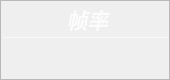
                   <widget class="QFrame" name="Fps_QF">
                    <property name="minimumSize">
                     <size>
                      <width>170</width>
                      <height>80</height>
                     </size>
                    </property>
                    <property name="maximumSize">
                     <size>
                      <width>170</width>
                      <height>80</height>
                     </size>
                    </property>
                    <property name="toolTipDuration">
                     <number>0</number>
                    </property>
                    <property name="styleSheet">
                     <string notr="true">QFrame#Fps_QF{
color: rgb(255, 255, 255);
border-radius: 15px;
background-color: qradialgradient(cx:0, cy:0, radius:1, fx:0.1, fy:0.1, stop:0 rgb(243, 175, 189),  stop:1 rgb(155, 118, 218));
border: 1px outset rgb(153, 117, 219)
}
</string>
                    </property>
                    <property name="frameShape">
                     <enum>QFrame::StyledPanel</enum>
                    </property>
                    <property name="frameShadow">
                     <enum>QFrame::Raised</enum>
                    </property>
                    <layout class="QVBoxLayout" name="verticalLayout_11" stretch="0,2,1">
                     <property name="spacing">
                      <number>0</number>
                     </property>
                     <property name="leftMargin">
                      <number>0</number>
                     </property>
                     <property name="topMargin">
                      <number>0</number>
                     </property>
                     <property name="rightMargin">
                      <number>0</number>
                     </property>
                     <property name="bottomMargin">
                      <number>0</number>
                     </property>
                     <item>
                      <widget class="QFrame" name="Fps_top">
                       <property name="styleSheet">
                        <string notr="true">border:none</string>
                       </property>
                       <property name="frameShape">
                        <enum>QFrame::StyledPanel</enum>
                       </property>
                       <property name="frameShadow">
                        <enum>QFrame::Raised</enum>
                       </property>
                       <layout class="QHBoxLayout" name="horizontalLayout_8">
                        <property name="spacing">
                         <number>0</number>
                        </property>
                        <property name="leftMargin">
                         <number>0</number>
                        </property>
                        <property name="topMargin">
                         <number>3</number>
                        </property>
                        <property name="rightMargin">
                         <number>7</number>
                        </property>
                        <property name="bottomMargin">
                         <number>3</number>
                        </property>
                        <item>
                         <widget class="QLabel" name="label_7">
                          <property name="maximumSize">
                           <size>
                            <width>16777215</width>
                            <height>30</height>
                           </size>
                          </property>
                          <property name="font">
                           <font>
                            <family>Segoe UI</family>
                            <pointsize>16</pointsize>
                            <italic>true</italic>
                            <bold>true</bold>
                           </font>
                          </property>
                          <property name="styleSheet">
                           <string notr="true">color: rgba(255, 255, 255,210);
padding-left:12px;
font: 700 italic 16pt &quot;Segoe UI&quot;;</string>
                          </property>
                          <property name="midLineWidth">
                           <number>-1</number>
                          </property>
                          <property name="text">
                           <string>帧率</string>
                          </property>
                          <property name="alignment">
                           <set>Qt::AlignCenter</set>
                          </property>
                          <property name="wordWrap">
                           <bool>false</bool>
                          </property>
                          <property name="indent">
                           <number>0</number>
                          </property>
                         </widget>
                        </item>
                       </layout>
                      </widget>
                     </item>
                     <item>
                      <widget class="Line" name="line_4">
                       <property name="maximumSize">
                        <size>
                         <width>16777215</width>
                         <height>1</height>
                        </size>
                       </property>
                       <property name="styleSheet">
                        <string notr="true">background-color: rgba(255, 255, 255, 89);</string>
                       </property>
                       <property name="orientation">
                        <enum>Qt::Horizontal</enum>
                       </property>
                      </widget>
                     </item>
                     <item>
                      <widget class="QFrame" name="Fps_bottom">
                       <property name="styleSheet">
                        <string notr="true">border:none</string>
                       </property>
                       <property name="frameShape">
                        <enum>QFrame::StyledPanel</enum>
                       </property>
                       <property name="frameShadow">
                        <enum>QFrame::Raised</enum>
                       </property>
                       <layout class="QVBoxLayout" name="verticalLayout_12">
                        <property name="spacing">
                         <number>0</number>
                        </property>
                        <property name="leftMargin">
                         <number>0</number>
                        </property>
                        <property name="topMargin">
                         <number>6</number>
                        </property>
                        <property name="rightMargin">
                         <number>0</number>
                        </property>
                        <property name="bottomMargin">
                         <number>6</number>
                        </property>
                        <item alignment="Qt::AlignTop">
                         <widget class="QLabel" name="fps_label">
                          <property name="minimumSize">
                           <size>
                            <width>0</width>
                            <height>30</height>
                           </size>
                          </property>
                          <property name="maximumSize">
                           <size>
                            <width>16777215</width>
                            <height>30</height>
                           </size>
                          </property>
                          <property name="font">
                           <font>
                            <family>Microsoft YaHei UI</family>
                            <pointsize>17</pointsize>
                            <italic>false</italic>
                            <bold>false</bold>
                            <underline>false</underline>
                           </font>
                          </property>
                          <property name="styleSheet">
                           <string notr="true">color: rgb(255, 255, 255);
font: 17pt &quot;Microsoft YaHei UI&quot;;</string>
                          </property>
                          <property name="text">
                           <string/>
                          </property>
                          <property name="alignment">
                           <set>Qt::AlignCenter</set>
                          </property>
                         </widget>
                        </item>
                       </layout>
                      </widget>
                     </item>
                    </layout>
                   </widget>
